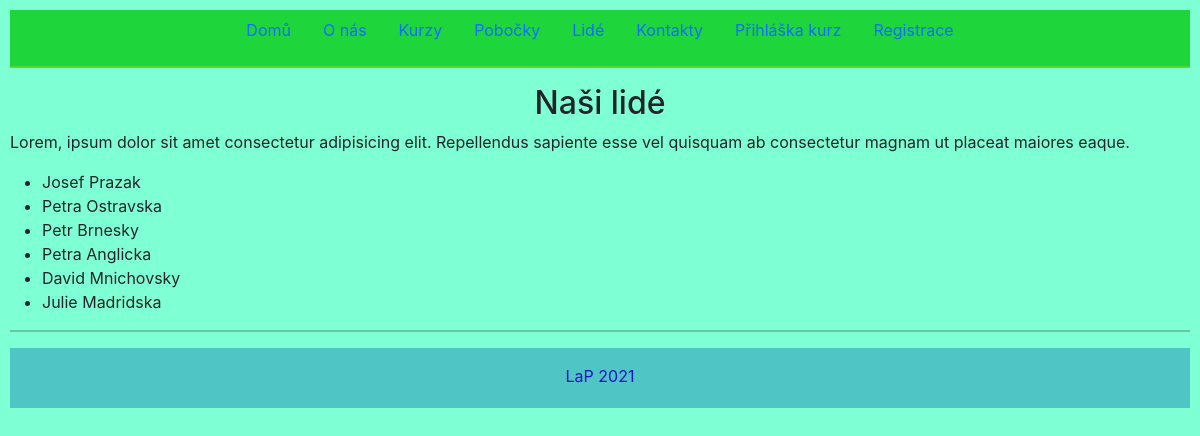
/lide, run on the app's committed database.
### courses/models.py (models this page shows, shortened)
class Person(models.Model):
    name = models.CharField(max_length=30)
    surname = models.CharField(max_length=30)
    email = models.EmailField(max_length=30)
    birth = models.DateField()
    active = models.BooleanField(default=False)

### courses/views.py (the view)
# urls.py: path("lide", views.PeopleListView.as_view(), name="people"),
class PeopleListView(ListView):
    template_name = "people.html"
    model = models.Person

### courses/templates/people.html (shortened to what this page needs)
<!DOCTYPE html>
<html lang="en">
<head>
    <link
      href="https://cdn.jsdelivr.net/npm/bootstrap@5.0.0/dist/css/bootstrap.min.css"
      rel="stylesheet"
    />
  </head>
  <body>
    {% extends "base.html" %}
    {% block content2 %}
    <h2 class="text-center">Naši lidé</h2>
    <p>Lorem, ipsum dolor sit amet consectetur adipisicing elit. Repellendus sapiente esse vel quisquam ab consectetur magnam ut placeat maiores eaque.</p>
    <ul>
        {% for person in object_list %}
        <li>
            {{ person.name }} {{ person.surname }}
        </li>
        {% endfor %}
    </ul>
    {% endblock %}

### courses/templates/people.html (style rules this page uses)
body { padding: 10px !important; background-color: aquamarine !important; }

### data on the page
Person: name "Josef", surname "Prazak"
Person: name "Petra", surname "Ostravska"
Person: name "Petr", surname "Brnesky"
Person: name "Petra", surname "Anglicka"
Person: name "David", surname "Mnichovsky"
Person: name "Julie", surname "Madridska"
